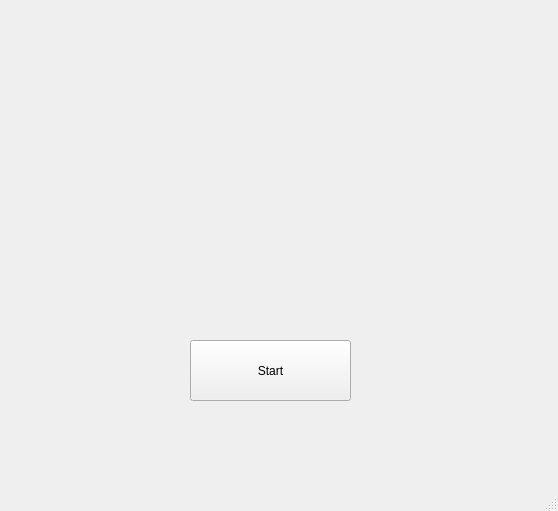
<?xml version="1.0" encoding="UTF-8"?>
<ui version="4.0">
 <class>MainWindow</class>
 <widget class="QMainWindow" name="MainWindow">
  <property name="geometry">
   <rect>
    <x>0</x>
    <y>0</y>
    <width>558</width>
    <height>511</height>
   </rect>
  </property>
  <property name="windowTitle">
   <string>MainWindow</string>
  </property>
  <widget class="QWidget" name="centralwidget">
   <widget class="QPushButton" name="pushButton">
    <property name="geometry">
     <rect>
      <x>190</x>
      <y>340</y>
      <width>161</width>
      <height>61</height>
     </rect>
    </property>
    <property name="text">
     <string>Start</string>
    </property>
   </widget>
   <widget class="QLabel" name="label">
    <property name="geometry">
     <rect>
      <x>200</x>
      <y>190</y>
      <width>291</width>
      <height>121</height>
     </rect>
    </property>
    <property name="text">
     <string/>
    </property>
   </widget>
   <widget class="QLabel" name="label_2">
    <property name="geometry">
     <rect>
      <x>60</x>
      <y>10</y>
      <width>421</width>
      <height>271</height>
     </rect>
    </property>
    <property name="styleSheet">
     <string notr="true">image: url(:/newPrefix/task-0000000885-bec5f079.jpg);</string>
    </property>
    <property name="text">
     <string/>
    </property>
   </widget>
  </widget>
  <widget class="QMenuBar" name="menubar">
   <property name="geometry">
    <rect>
     <x>0</x>
     <y>0</y>
     <width>558</width>
     <height>22</height>
    </rect>
   </property>
  </widget>
  <widget class="QStatusBar" name="statusbar"/>
 </widget>
 <resources>
  <include location="resources.qrc"/>
 </resources>
 <connections/>
</ui>
